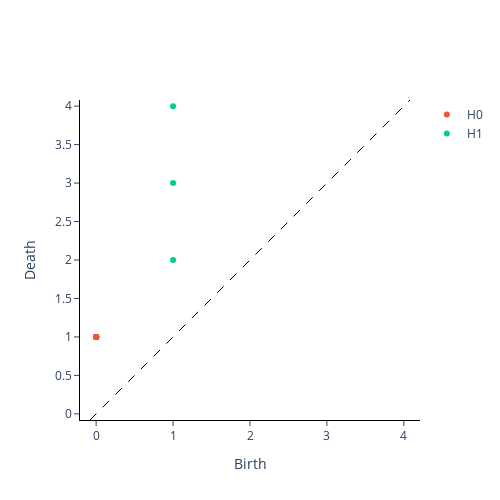

The cell this chart's notebook holds for it:
### Markdown cell above
### Persistence Diagram

Compute the Persistence Diagram with the Vietoris Rips Persistence. The filtration steps are the natural numbers.

### Code cell
vr = VietorisRipsPersistence(metric='precomputed',homology_dimensions = (0,1))
hom = vr.fit_transform(dm)
vr.plot(hom)

### Figure 1 — Plotly figure (JSON) as saved in the notebook; plotly's stock layout.template omitted (floating-point values rounded to 4 significant figures)
{"data": [{"hoverinfo": "none", "line": {"color": "black", "dash": "dash", "width": 1}, "mode": "lines", "showlegend": false, "type": "scatter", "x": [-0.08, 4.08], "y": [-0.08, 4.08]}, {"hoverinfo": "text", "hovertext": ["(0.0, 1.0), multiplicity: 15", "(0.0, 1.0), multiplicity: 15", "(0.0, 1.0), multiplicity: 15", "(0.0, 1.0), multiplicity: 15", "(0.0, 1.0), multiplicity: 15", "(0.0, 1.0), multiplicity: 15", "(0.0, 1.0), multiplicity: 15", "(0.0, 1.0), multiplicity: 15", "(0.0, 1.0), multiplicity: 15", "(0.0, 1.0), multiplicity: 15", "(0.0, 1.0), multiplicity: 15", "(0.0, 1.0), multiplicity: 15", "(0.0, 1.0), multiplicity: 15", "(0.0, 1.0), multiplicity: 15", "(0.0, 1.0), multiplicity: 15"], "mode": "markers", "name": "H0", "type": "scatter", "x": [0, 0, 0, 0, 0, 0, 0, 0, 0, 0, 0, 0, 0, 0, 0], "y": [1, 1, 1, 1, 1, 1, 1, 1, 1, 1, 1, 1, 1, 1, 1]}, {"hoverinfo": "text", "hovertext": ["(1.0, 4.0)", "(1.0, 3.0)", "(1.0, 2.0)"], "mode": "markers", "name": "H1", "type": "scatter", "x": [1, 1, 1], "y": [4, 3, 2]}], "layout": {"height": 500, "plot_bgcolor": "white", "width": 500, "xaxis": {"autorange": false, "exponentformat": "e", "linecolor": "black", "linewidth": 1, "mirror": false, "range": [-0.08, 4.08], "showexponent": "all", "showline": true, "side": "bottom", "ticks": "outside", "title": {"text": "Birth"}, "type": "linear", "zeroline": true}, "yaxis": {"autorange": false, "exponentformat": "e", "linecolor": "black", "linewidth": 1, "mirror": false, "range": [-0.08, 4.08], "scaleanchor": "x", "scaleratio": 1, "showexponent": "all", "showline": true, "side": "left", "ticks": "outside", "title": {"text": "Death"}, "type": "linear", "zeroline": true}}}
